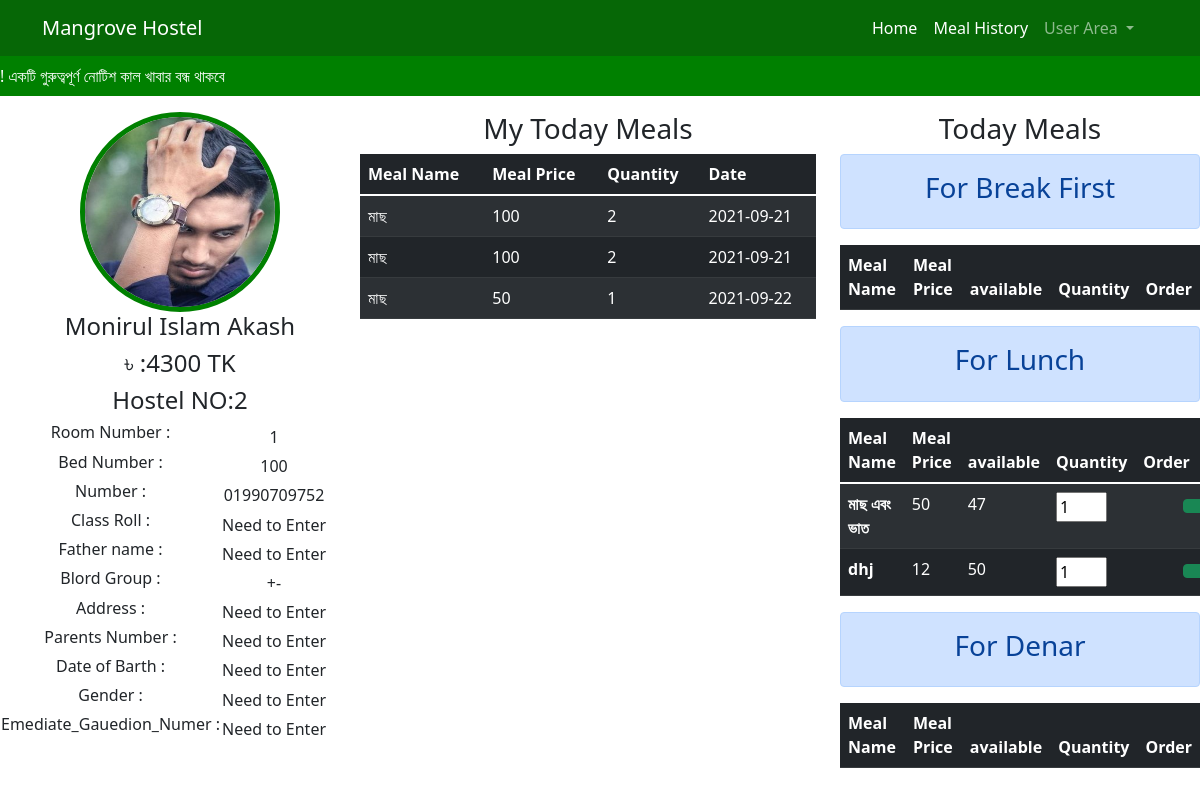
Screenshot of / (signed in) with the database file from the repository.
### mist/models.py (models this page shows, shortened)
class ProfilUpdate(models.Model):
    user=models.OneToOneField(User,on_delete=models.CASCADE,primary_key=True)
    Hostel=models.CharField(max_length=13,default=1)
    Image=models.ImageField(upload_to="static/profile/pic/",default="static/profile/avatar.png")
    Numer=models.TextField(default="Enter Phone Number")
    Room_Number=models.CharField(max_length=10,default="00")
    Father_name=models.CharField(max_length=50,default="Need to Enter")
    Class_Roll=models.CharField(max_length=50,default="Need to Enter")
    Bed_Number=models.CharField(max_length=10,default="00")
    Blord_Group=models.CharField(max_length=2,default="+-")
    Address=models.CharField(max_length=300,default="Need to Enter")
    Parents_number=models.CharField(max_length=15,default="Need to Enter")
    Date_of_Barth=models.CharField(max_length=30,default="Need to Enter")
    Gender=models.CharField(max_length=13,default="Need to Enter")
    Emediate_Gauedion_Numer=models.CharField(max_length=15,default="Need to Enter")
    MealBill=CharField(max_length=10,default="000")

class Meal_Order(models.Model):
    id=models.AutoField(primary_key=True)
    Name=models.CharField(max_length=50,default="")
    Hostel=models.CharField(max_length=13,default=1)
    Food_Name=models.CharField(max_length=50,default="")
    Food_ID=models.CharField(max_length=50,default="")
    Price=models.CharField(max_length=50,default="")
    Quantity=models.CharField(max_length=10,default="")
    Date_Time=models.CharField(max_length=50,default="")

class Afternoon_Meal(models.Model):
    id=models.AutoField(primary_key=True)
    Name=models.CharField(max_length=50,default="")
    Price=models.CharField(max_length=50,default="")
    Available=models.CharField( max_length=10,default="")

### mist/views.py (the view)
# urls.py: path('', views.index,name="home"),
def index(request):
    if request.user.is_authenticated:
        morinig_meal=Morning_Meal.objects.all()
        afternoon_meal=Afternoon_Meal.objects.all()
        denar_meal=Denar_Meal.objects.all()
        appstortitel=Meal_Order.objects.filter(Name__icontains=request.user)
        appstor=appstortitel
        sendv={
            "morning":morinig_meal,
            "afternoon":afternoon_meal,
            "denar":denar_meal,
            "todyfood":appstor,
        }
        return render(request,"index.html",sendv)
    return redirect(login)

### mist/templates/index.html (shortened to what this page needs)
{% extends 'base.html' %}
{% load static %}
{% block head %}
<link rel="stylesheet" type="text/css" href="{% static 'style.css' %}">
{% endblock  %}
{% block body %}
    <div class="Dashbord mt-3">
        <a href="{{request.user.profilupdate.Image.url}}"><img src="{{request.user.profilupdate.Image.url}}" class="profile_Pic"></a>
        <h4 align="center">{{request.user.first_name}} {{request.user.last_name}}</h4>
        <h4 align="center">৳ :{{request.user.profilupdate.MealBill}} TK</h4>
        <h4 align="center">Hostel NO:{{request.user.profilupdate.Hostel}}</h4>
        <table class="dashtable">
        <tr>
            <td><h6 class="num">Room Number : </h6></td>
            <td>{{request.user.profilupdate.Room_Number}}</td>
        </tr>
        <tr>
            <td><h6 class="num">Bed Number : </h6></td>
            <td>{{request.user.profilupdate.Bed_Number}}</td>
        </tr>
        <tr>
            <td><h6 class="num">Number : </h6></td>
            <td> {{request.user.profilupdate.Numer}}</td>
        </tr>
        <tr>
            <td><h6 class="num">Class Roll : </h6></td>
            <td>{{request.user.profilupdate.Class_Roll}}</td>
        </tr>
        <tr>
            <td><h6 class="num">Father name : </h6></td>
            <td>{{request.user.profilupdate.Father_name}}</td>
        </tr>
        <tr>
            <td><h6 class="num">Blord Group : </h6></td>
            <td>{{request.user.profilupdate.Blord_Group}}</td>
        </tr>
        <tr>
            <td><h6 class="num">Address : </h6></td>
            <td>{{request.user.profilupdate.Address}}</td>
        </tr>
        <tr>
            <td><h6 class="num">Parents Number : </h6></td>
            <td>{{request.user.profilupdate.Parents_number}}</td>
        </tr>
        <tr>
            <td><h6 class="num">Date of Barth : </h6></td>
            <td>{{request.user.profilupdate.Date_of_Barth}}</td>
        </tr>
        <tr>
            <td><h6 class="num">Gender : </h6></td>
            <td>{{request.user.profilupdate.Gender}}</td>
        </tr>
        <tr>
            <td><h6 class="num">Emediate_Gauedion_Numer : </h6></td>
            <td>{{request.user.profilupdate.Emediate_Gauedion_Numer}}</td>
        </tr>
    </table>
    </diV>
    <div class="todaymeal mt-3">
    <h3 align="center">My Today Meals</h3>
        <table class="table table-dark table-striped">
            <thead>
                <tr>
                    <th scope="col">Meal Name</th>
                    <th scope="col">Meal Price</th>
                    <th scope="col">Quantity</th>
                    <th scope="col">Date</th>
                </tr>
            </thead>
            <tbody>
            {% for i in todyfood %}
                <tr>
                    <td>{{i.Food_Name}}</td>
                    <td>{{i.Price}}</td>
                    <td>{{i.Quantity}}</td>
                    <td>{{i.Date_Time}}</td>
                </tr>
            {% endfor %}
            </tbody>
        </table>
    </div>
    <div class="mul_meal mt-3">
    <h3 align="center">Today Meals</h3>
    <div class="alert alert-primary" role="alert">
        <h3 align="center">For Break First</h3>
    </div>
            <table class="table table-dark table-striped">
            <thead>
                <tr>
                    <th scope="col">Meal Name</th>
                    <th scope="col">Meal Price</th>
                    <th scope="col">available</th>
                    <th scope="col">Quantity</th>
                    <th scope="col">Order</th>
                </tr>
            </thead>
            </table>
    <div class="alert alert-primary" role="alert">
        <h3 align="center">For Lunch</h3>
    </div>
            <table class="table table-dark table-striped">
            <thead>
                <tr>
                    <th scope="col">Meal Name</th>
                    <th scope="col">Meal Price</th>
                    <th scope="col">available</th>
                    <th scope="col">Quantity</th>
                    <th scope="col">Order</th>
                </tr>
            </thead>
            <tbody>
            {% for i in afternoon %}
                <tr>
                <form method="POST" action="{% url 'confirmlunch' i.id %}">
                    <th scope="row" value="{{i.Name}}">{{i.Name}}</th>
                    <td value="{{i.Price}}">{{i.Price}}</td>
                    <td>{{i.Available}}</td>
                    <td><input type="number" name="qun" style="width:51px;" value="1"></td>
                    <td>
                        <div class="form-check form-switch">
                            <button type="submit" class="btn btn-success"></button>
                        </div>
                    </td>
                </form>
                </tr>
            {% endfor %}
            </tbody>
            </table>
    <div class="alert alert-primary" role="alert">
        <h3 align="center">For Denar</h3>
    </div>
            <table class="table table-dark table-striped">
            <thead>
                <tr>
                    <th scope="col">Meal Name</th>
                    <th scope="col">Meal Price</th>
                    <th scope="col">available</th>
                    <th scope="col">Quantity</th>
                    <th scope="col">Order</th>
                </tr>
            </thead>
            </table>
    </div>
{% endblock %}

### static/style.css (style rules this page uses)
.Dashbord { width:30%; height: 100vh; display:inline-block; float: left; }
.mul_meal { width:30%; height: 100vh; display:inline-block; float: right; }
.profile_Pic { width: 200px; height: 200px; border-radius:50%; margin:0 auto; display: block; border: green 5px solid; }
.dashtable { display: block; margin:0 auto; width: 400px; text-align: center; }
.todaymeal { width:38%; height: 100vh; display:inline-block; }

### rows the page displays
Meal_Order: Food_Name "মাছ", Price "100", Quantity "2", Date_Time "2021-09-21"
Meal_Order: Food_Name "মাছ", Price "100", Quantity "2", Date_Time "2021-09-21"
Meal_Order: Food_Name "মাছ", Price "50", Quantity "1", Date_Time "2021-09-22"
Afternoon_Meal: Name "মাছ এবং ভাত", Price "50", Available "47"
Afternoon_Meal: Name "dhj", Price "12", Available "50"

### other values shown
{{ request.user.first_name }} "Monirul Islam"
{{ request.user.last_name }} "Akash"
{{ request.user.profilupdate.MealBill }} "4300"
{{ request.user.profilupdate.Hostel }} "2"
{{ request.user.profilupdate.Room_Number }} "1"
{{ request.user.profilupdate.Bed_Number }} "100"
{{ request.user.profilupdate.Numer }} "01990709752"
{{ request.user.profilupdate.Class_Roll }} "Need to Enter"
{{ request.user.profilupdate.Father_name }} "Need to Enter"
{{ request.user.profilupdate.Blord_Group }} "+-"
{{ request.user.profilupdate.Address }} "Need to Enter"
{{ request.user.profilupdate.Parents_number }} "Need to Enter"
{{ request.user.profilupdate.Date_of_Barth }} "Need to Enter"
{{ request.user.profilupdate.Gender }} "Need to Enter"
{{ request.user.profilupdate.Emediate_Gauedion_Numer }} "Need to Enter"
